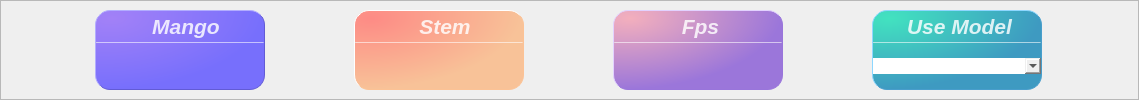
                 <widget class="QFrame" name="QF_Group">
                  <property name="geometry">
                   <rect>
                    <x>0</x>
                    <y>60</y>
                    <width>1139</width>
                    <height>100</height>
                   </rect>
                  </property>
                  <property name="minimumSize">
                   <size>
                    <width>0</width>
                    <height>100</height>
                   </size>
                  </property>
                  <property name="maximumSize">
                   <size>
                    <width>16777215</width>
                    <height>100</height>
                   </size>
                  </property>
                  <property name="styleSheet">
                   <string notr="true">QFrame#QF_Group{
background-color: rgb(238, 242, 255);
border:2px solid rgb(255, 255, 255);
border-radius:15px;
}</string>
                  </property>
                  <property name="frameShape">
                   <enum>QFrame::StyledPanel</enum>
                  </property>
                  <property name="frameShadow">
                   <enum>QFrame::Raised</enum>
                  </property>
                  <layout class="QHBoxLayout" name="horizontalLayout_3">
                   <property name="topMargin">
                    <number>9</number>
                   </property>
                   <property name="bottomMargin">
                    <number>15</number>
                   </property>
                   <item>
                    <widget class="QFrame" name="Class_QF">
                     <property name="minimumSize">
                      <size>
                       <width>170</width>
                       <height>80</height>
                      </size>
                     </property>
                     <property name="maximumSize">
                      <size>
                       <width>170</width>
                       <height>80</height>
                      </size>
                     </property>
                     <property name="toolTipDuration">
                      <number>0</number>
                     </property>
                     <property name="styleSheet">
                      <string notr="true">QFrame#Class_QF{
color: rgb(255, 255, 255);
border-radius: 15px;
background-color: qradialgradient(cx:0, cy:0, radius:1, fx:0.1, fy:0.1, stop:0 rgb(162, 129, 247),  stop:1 rgb(119, 111, 252));
border: 1px outset rgb(98, 91, 213);
}
</string>
                     </property>
                     <property name="frameShape">
                      <enum>QFrame::StyledPanel</enum>
                     </property>
                     <property name="frameShadow">
                      <enum>QFrame::Raised</enum>
                     </property>
                     <layout class="QVBoxLayout" name="verticalLayout_7" stretch="0,2,1">
                      <property name="spacing">
                       <number>0</number>
                      </property>
                      <property name="leftMargin">
                       <number>0</number>
                      </property>
                      <property name="topMargin">
                       <number>0</number>
                      </property>
                      <property name="rightMargin">
                       <number>0</number>
                      </property>
                      <property name="bottomMargin">
                       <number>0</number>
                      </property>
                      <item>
                       <widget class="QFrame" name="Class_top">
                        <property name="styleSheet">
                         <string notr="true">border:none</string>
                        </property>
                        <property name="frameShape">
                         <enum>QFrame::StyledPanel</enum>
                        </property>
                        <property name="frameShadow">
                         <enum>QFrame::Raised</enum>
                        </property>
                        <layout class="QHBoxLayout" name="horizontalLayout_6">
                         <property name="spacing">
                          <number>0</number>
                         </property>
                         <property name="leftMargin">
                          <number>0</number>
                         </property>
                         <property name="topMargin">
                          <number>3</number>
                         </property>
                         <property name="rightMargin">
                          <number>0</number>
                         </property>
                         <property name="bottomMargin">
                          <number>3</number>
                         </property>
                         <item>
                          <widget class="QLabel" name="label_5">
                           <property name="maximumSize">
                            <size>
                             <width>16777215</width>
                             <height>30</height>
                            </size>
                           </property>
                           <property name="font">
                            <font>
                             <family>Segoe UI</family>
                             <pointsize>16</pointsize>
                             <italic>true</italic>
                             <bold>true</bold>
                            </font>
                           </property>
                           <property name="styleSheet">
                            <string notr="true">color: rgba(255, 255, 255,210);
padding-left:12px;
font: 700 italic 16pt &quot;Segoe UI&quot;;</string>
                           </property>
                           <property name="text">
                            <string>Mango</string>
                           </property>
                           <property name="alignment">
                            <set>Qt::AlignCenter</set>
                           </property>
                           <property name="indent">
                            <number>0</number>
                           </property>
                          </widget>
                         </item>
                        </layout>
                       </widget>
                      </item>
                      <item>
                       <widget class="Line" name="line_2">
                        <property name="maximumSize">
                         <size>
                          <width>16777215</width>
                          <height>1</height>
                         </size>
                        </property>
                        <property name="styleSheet">
                         <string notr="true">background-color: rgba(255, 255, 255, 89);</string>
                        </property>
                        <property name="orientation">
                         <enum>Qt::Horizontal</enum>
                        </property>
                       </widget>
                      </item>
                      <item>
                       <widget class="QFrame" name="Class_bottom">
                        <property name="styleSheet">
                         <string notr="true">border:none</string>
                        </property>
                        <property name="frameShape">
                         <enum>QFrame::StyledPanel</enum>
                        </property>
                        <property name="frameShadow">
                         <enum>QFrame::Raised</enum>
                        </property>
                        <layout class="QVBoxLayout" name="verticalLayout_8">
                         <property name="spacing">
                          <number>0</number>
                         </property>
                         <property name="leftMargin">
                          <number>0</number>
                         </property>
                         <property name="topMargin">
                          <number>6</number>
                         </property>
                         <property name="rightMargin">
                          <number>0</number>
                         </property>
                         <property name="bottomMargin">
                          <number>6</number>
                         </property>
                         <item alignment="Qt::AlignTop">
                          <widget class="QLabel" name="Class_num">
                           <property name="minimumSize">
                            <size>
                             <width>0</width>
                             <height>30</height>
                            </size>
                           </property>
                           <property name="maximumSize">
                            <size>
                             <width>16777215</width>
                             <height>30</height>
                            </size>
                           </property>
                           <property name="font">
                            <font>
                             <family>Microsoft YaHei UI</family>
                             <pointsize>17</pointsize>
                             <italic>false</italic>
                             <bold>false</bold>
                             <underline>false</underline>
                            </font>
                           </property>
                           <property name="styleSheet">
                            <string notr="true">color: rgb(255, 255, 255);
font: 17pt &quot;Microsoft YaHei UI&quot;;</string>
                           </property>
                           <property name="text">
                            <string/>
                           </property>
                           <property name="alignment">
                            <set>Qt::AlignCenter</set>
                           </property>
                          </widget>
                         </item>
                        </layout>
                       </widget>
                      </item>
                     </layout>
                    </widget>
                   </item>
                   <item>
                    <widget class="QFrame" name="Target_QF">
                     <property name="minimumSize">
                      <size>
                       <width>170</width>
                       <height>80</height>
                      </size>
                     </property>
                     <property name="maximumSize">
                      <size>
                       <width>170</width>
                       <height>80</height>
                      </size>
                     </property>
                     <property name="toolTipDuration">
                      <number>0</number>
                     </property>
                     <property name="styleSheet">
                      <string notr="true">QFrame#Target_QF{
color: rgb(255, 255, 255);
border-radius: 15px;
background-color: qradialgradient(cx:0, cy:0, radius:1, fx:0.1, fy:0.1, stop:0 rgb(253, 139, 133),  stop:1 rgb(248, 194, 152));
border: 1px outset rgb(252, 194, 149)
}
</string>
                     </property>
                     <property name="frameShape">
                      <enum>QFrame::StyledPanel</enum>
                     </property>
                     <property name="frameShadow">
                      <enum>QFrame::Raised</enum>
                     </property>
                     <layout class="QVBoxLayout" name="verticalLayout_9" stretch="0,2,1">
                      <property name="spacing">
                       <number>0</number>
                      </property>
                      <property name="leftMargin">
                       <number>0</number>
                      </property>
                      <property name="topMargin">
                       <number>0</number>
                      </property>
                      <property name="rightMargin">
                       <number>0</number>
                      </property>
                      <property name="bottomMargin">
                       <number>0</number>
                      </property>
                      <item>
                       <widget class="QFrame" name="Target_top">
                        <property name="styleSheet">
                         <string notr="true">border:none</string>
                        </property>
                        <property name="frameShape">
                         <enum>QFrame::StyledPanel</enum>
                        </property>
                        <property name="frameShadow">
                         <enum>QFrame::Raised</enum>
                        </property>
                        <layout class="QHBoxLayout" name="horizontalLayout_7">
                         <property name="spacing">
                          <number>0</number>
                         </property>
                         <property name="leftMargin">
                          <number>0</number>
                         </property>
                         <property name="topMargin">
                          <number>3</number>
                         </property>
                         <property name="rightMargin">
                          <number>0</number>
                         </property>
                         <property name="bottomMargin">
                          <number>3</number>
                         </property>
                         <item>
                          <widget class="QLabel" name="label_6">
                           <property name="maximumSize">
                            <size>
                             <width>16777215</width>
                             <height>30</height>
                            </size>
                           </property>
                           <property name="font">
                            <font>
                             <family>Segoe UI</family>
                             <pointsize>16</pointsize>
                             <italic>true</italic>
                             <bold>true</bold>
                            </font>
                           </property>
                           <property name="styleSheet">
                            <string notr="true">color: rgba(255, 255, 255,210);
padding-left:12px;
font: 700 italic 16pt &quot;Segoe UI&quot;;</string>
                           </property>
                           <property name="text">
                            <string>Stem</string>
                           </property>
                           <property name="alignment">
                            <set>Qt::AlignCenter</set>
                           </property>
                           <property name="indent">
                            <number>0</number>
                           </property>
                          </widget>
                         </item>
                        </layout>
                       </widget>
                      </item>
                      <item>
                       <widget class="Line" name="line_3">
                        <property name="maximumSize">
                         <size>
                          <width>16777215</width>
                          <height>1</height>
                         </size>
                        </property>
                        <property name="styleSheet">
                         <string notr="true">background-color: rgba(255, 255, 255, 89);</string>
                        </property>
                        <property name="orientation">
                         <enum>Qt::Horizontal</enum>
                        </property>
                       </widget>
                      </item>
                      <item>
                       <widget class="QFrame" name="Target_bottom">
                        <property name="styleSheet">
                         <string notr="true">border:none</string>
                        </property>
                        <property name="frameShape">
                         <enum>QFrame::StyledPanel</enum>
                        </property>
                        <property name="frameShadow">
                         <enum>QFrame::Raised</enum>
                        </property>
                        <layout class="QVBoxLayout" name="verticalLayout_10">
                         <property name="spacing">
                          <number>0</number>
                         </property>
                         <property name="leftMargin">
                          <number>0</number>
                         </property>
                         <property name="topMargin">
                          <number>6</number>
                         </property>
                         <property name="rightMargin">
                          <number>0</number>
                         </property>
                         <property name="bottomMargin">
                          <number>6</number>
                         </property>
                         <item alignment="Qt::AlignTop">
                          <widget class="QLabel" name="Target_num">
                           <property name="minimumSize">
                            <size>
                             <width>0</width>
                             <height>30</height>
                            </size>
                           </property>
                           <property name="maximumSize">
                            <size>
                             <width>16777215</width>
                             <height>30</height>
                            </size>
                           </property>
                           <property name="font">
                            <font>
                             <family>Microsoft YaHei UI</family>
                             <pointsize>17</pointsize>
                             <italic>false</italic>
                             <bold>false</bold>
                             <underline>false</underline>
                            </font>
                           </property>
                           <property name="styleSheet">
                            <string notr="true">color: rgb(255, 255, 255);
font: 17pt &quot;Microsoft YaHei UI&quot;;</string>
                           </property>
                           <property name="text">
                            <string/>
                           </property>
                           <property name="alignment">
                            <set>Qt::AlignCenter</set>
                           </property>
                          </widget>
                         </item>
                        </layout>
                       </widget>
                      </item>
                     </layout>
                    </widget>
                   </item>
                   <item>
                    <widget class="QFrame" name="Fps_QF">
                     <property name="minimumSize">
                      <size>
                       <width>170</width>
                       <height>80</height>
                      </size>
                     </property>
                     <property name="maximumSize">
                      <size>
                       <width>170</width>
                       <height>80</height>
                      </size>
                     </property>
                     <property name="toolTipDuration">
                      <number>0</number>
                     </property>
                     <property name="styleSheet">
                      <string notr="true">QFrame#Fps_QF{
color: rgb(255, 255, 255);
border-radius: 15px;
background-color: qradialgradient(cx:0, cy:0, radius:1, fx:0.1, fy:0.1, stop:0 rgb(243, 175, 189),  stop:1 rgb(155, 118, 218));
border: 1px outset rgb(153, 117, 219)
}
</string>
                     </property>
                     <property name="frameShape">
                      <enum>QFrame::StyledPanel</enum>
                     </property>
                     <property name="frameShadow">
                      <enum>QFrame::Raised</enum>
                     </property>
                     <layout class="QVBoxLayout" name="verticalLayout_11" stretch="0,2,1">
                      <property name="spacing">
                       <number>0</number>
                      </property>
                      <property name="leftMargin">
                       <number>0</number>
                      </property>
                      <property name="topMargin">
                       <number>0</number>
                      </property>
                      <property name="rightMargin">
                       <number>0</number>
                      </property>
                      <property name="bottomMargin">
                       <number>0</number>
                      </property>
                      <item>
                       <widget class="QFrame" name="Fps_top">
                        <property name="styleSheet">
                         <string notr="true">border:none</string>
                        </property>
                        <property name="frameShape">
                         <enum>QFrame::StyledPanel</enum>
                        </property>
                        <property name="frameShadow">
                         <enum>QFrame::Raised</enum>
                        </property>
                        <layout class="QHBoxLayout" name="horizontalLayout_8">
                         <property name="spacing">
                          <number>0</number>
                         </property>
                         <property name="leftMargin">
                          <number>0</number>
                         </property>
                         <property name="topMargin">
                          <number>3</number>
                         </property>
                         <property name="rightMargin">
                          <number>7</number>
                         </property>
                         <property name="bottomMargin">
                          <number>3</number>
                         </property>
                         <item>
                          <widget class="QLabel" name="label_7">
                           <property name="maximumSize">
                            <size>
                             <width>16777215</width>
                             <height>30</height>
                            </size>
                           </property>
                           <property name="font">
                            <font>
                             <family>Segoe UI</family>
                             <pointsize>16</pointsize>
                             <italic>true</italic>
                             <bold>true</bold>
                            </font>
                           </property>
                           <property name="styleSheet">
                            <string notr="true">color: rgba(255, 255, 255,210);
padding-left:12px;
font: 700 italic 16pt &quot;Segoe UI&quot;;</string>
                           </property>
                           <property name="midLineWidth">
                            <number>-1</number>
                           </property>
                           <property name="text">
                            <string>Fps</string>
                           </property>
                           <property name="alignment">
                            <set>Qt::AlignCenter</set>
                           </property>
                           <property name="wordWrap">
                            <bool>false</bool>
                           </property>
                           <property name="indent">
                            <number>0</number>
                           </property>
                          </widget>
                         </item>
                        </layout>
                       </widget>
                      </item>
                      <item>
                       <widget class="Line" name="line_4">
                        <property name="maximumSize">
                         <size>
                          <width>16777215</width>
                          <height>1</height>
                         </size>
                        </property>
                        <property name="styleSheet">
                         <string notr="true">background-color: rgba(255, 255, 255, 89);</string>
                        </property>
                        <property name="orientation">
                         <enum>Qt::Horizontal</enum>
                        </property>
                       </widget>
                      </item>
                      <item>
                       <widget class="QFrame" name="Fps_bottom">
                        <property name="styleSheet">
                         <string notr="true">border:none</string>
                        </property>
                        <property name="frameShape">
                         <enum>QFrame::StyledPanel</enum>
                        </property>
                        <property name="frameShadow">
                         <enum>QFrame::Raised</enum>
                        </property>
                        <layout class="QVBoxLayout" name="verticalLayout_12">
                         <property name="spacing">
                          <number>0</number>
                         </property>
                         <property name="leftMargin">
                          <number>0</number>
                         </property>
                         <property name="topMargin">
                          <number>6</number>
                         </property>
                         <property name="rightMargin">
                          <number>0</number>
                         </property>
                         <property name="bottomMargin">
                          <number>6</number>
                         </property>
                         <item alignment="Qt::AlignTop">
                          <widget class="QLabel" name="fps_label">
                           <property name="minimumSize">
                            <size>
                             <width>0</width>
                             <height>30</height>
                            </size>
                           </property>
                           <property name="maximumSize">
                            <size>
                             <width>16777215</width>
                             <height>30</height>
                            </size>
                           </property>
                           <property name="font">
                            <font>
                             <family>Microsoft YaHei UI</family>
                             <pointsize>17</pointsize>
                             <italic>false</italic>
                             <bold>false</bold>
                             <underline>false</underline>
                            </font>
                           </property>
                           <property name="styleSheet">
                            <string notr="true">color: rgb(255, 255, 255);
font: 17pt &quot;Microsoft YaHei UI&quot;;</string>
                           </property>
                           <property name="text">
                            <string/>
                           </property>
                           <property name="alignment">
                            <set>Qt::AlignCenter</set>
                           </property>
                          </widget>
                         </item>
                        </layout>
                       </widget>
                      </item>
                     </layout>
                    </widget>
                   </item>
                   <item>
                    <widget class="QFrame" name="Model_QF">
                     <property name="minimumSize">
                      <size>
                       <width>170</width>
                       <height>80</height>
                      </size>
                     </property>
                     <property name="maximumSize">
                      <size>
                       <width>170</width>
                       <height>80</height>
                      </size>
                     </property>
                     <property name="toolTipDuration">
                      <number>0</number>
                     </property>
                     <property name="styleSheet">
                      <string notr="true">QFrame#Model_QF{
color: rgb(255, 255, 255);
border-radius: 15px;
background-color: qradialgradient(cx:0, cy:0, radius:1, fx:0.1, fy:0.1, stop:0 rgb(66, 226, 192),  stop:1 rgb(62, 154, 193));
border: 1px outset rgb(72, 158, 204)
}
</string>
                     </property>
                     <property name="frameShape">
                      <enum>QFrame::StyledPanel</enum>
                     </property>
                     <property name="frameShadow">
                      <enum>QFrame::Raised</enum>
                     </property>
                     <layout class="QVBoxLayout" name="verticalLayout_13" stretch="0,2,1">
                      <property name="spacing">
                       <number>0</number>
                      </property>
                      <property name="leftMargin">
                       <number>0</number>
                      </property>
                      <property name="topMargin">
                       <number>0</number>
                      </property>
                      <property name="rightMargin">
                       <number>0</number>
                      </property>
                      <property name="bottomMargin">
                       <number>0</number>
                      </property>
                      <item>
                       <widget class="QFrame" name="Model_top">
                        <property name="styleSheet">
                         <string notr="true">border:none</string>
                        </property>
                        <property name="frameShape">
                         <enum>QFrame::StyledPanel</enum>
                        </property>
                        <property name="frameShadow">
                         <enum>QFrame::Raised</enum>
                        </property>
                        <layout class="QHBoxLayout" name="horizontalLayout_9">
                         <property name="spacing">
                          <number>0</number>
                         </property>
                         <property name="leftMargin">
                          <number>0</number>
                         </property>
                         <property name="topMargin">
                          <number>3</number>
                         </property>
                         <property name="rightMargin">
                          <number>7</number>
                         </property>
                         <property name="bottomMargin">
                          <number>3</number>
                         </property>
                         <item>
                          <widget class="QLabel" name="label_8">
                           <property name="maximumSize">
                            <size>
                             <width>16777215</width>
                             <height>30</height>
                            </size>
                           </property>
                           <property name="font">
                            <font>
                             <family>Segoe UI</family>
                             <pointsize>16</pointsize>
                             <italic>true</italic>
                             <bold>true</bold>
                            </font>
                           </property>
                           <property name="styleSheet">
                            <string notr="true">color: rgba(255, 255, 255,210);
padding-left:12px;
font: 700 italic 16pt &quot;Segoe UI&quot;;</string>
                           </property>
                           <property name="midLineWidth">
                            <number>-1</number>
                           </property>
                           <property name="text">
                            <string>Use Model</string>
                           </property>
                           <property name="alignment">
                            <set>Qt::AlignCenter</set>
                           </property>
                           <property name="wordWrap">
                            <bool>false</bool>
                           </property>
                           <property name="indent">
                            <number>0</number>
                           </property>
                          </widget>
                         </item>
                        </layout>
                       </widget>
                      </item>
                      <item>
                       <widget class="Line" name="line_5">
                        <property name="maximumSize">
                         <size>
                          <width>16777215</width>
                          <height>1</height>
                         </size>
                        </property>
                        <property name="styleSheet">
                         <string notr="true">background-color: rgba(255, 255, 255, 89);</string>
                        </property>
                        <property name="orientation">
                         <enum>Qt::Horizontal</enum>
                        </property>
                       </widget>
                      </item>
                      <item>
                       <widget class="QFrame" name="Model_bottom">
                        <property name="styleSheet">
                         <string notr="true">border:none</string>
                        </property>
                        <property name="frameShape">
                         <enum>QFrame::StyledPanel</enum>
                        </property>
                        <property name="frameShadow">
                         <enum>QFrame::Raised</enum>
                        </property>
                        <layout class="QVBoxLayout" name="verticalLayout_14">
                         <property name="spacing">
                          <number>0</number>
                         </property>
                         <property name="leftMargin">
                          <number>0</number>
                         </property>
                         <property name="topMargin">
                          <number>6</number>
                         </property>
                         <property name="rightMargin">
                          <number>0</number>
                         </property>
                         <property name="bottomMargin">
                          <number>6</number>
                         </property>
                         <item>
                          <widget class="QComboBox" name="comboBox"/>
                         </item>
                        </layout>
                       </widget>
                      </item>
                     </layout>
                    </widget>
                   </item>
                  </layout>
                 </widget>
